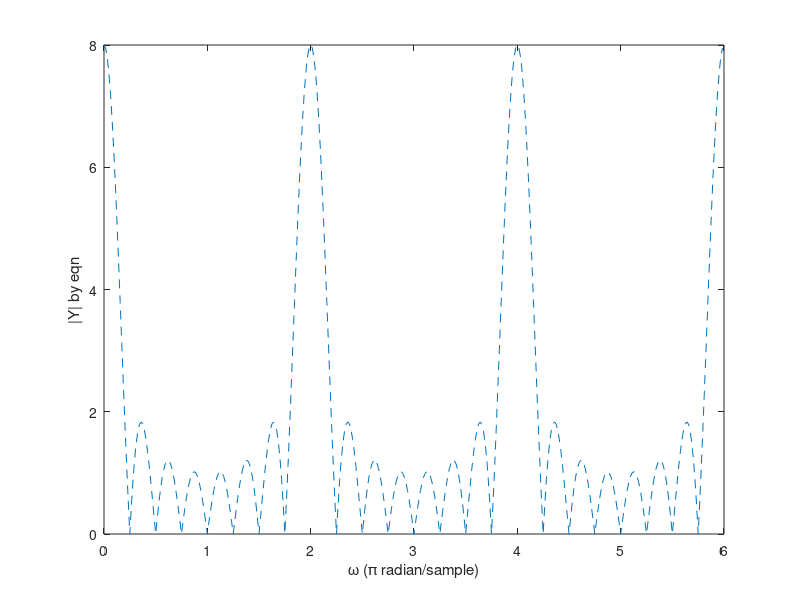

This figure's MATLAB source: (Note: this script raises an error after producing the figure.)
% DTFT of y[n]
w=(0:128*3-1)*2*pi/128; % w from 0 to 6pi (128 points for 2pi)
Y=1+exp(-1i*w)+exp(-1i*2*w)+exp(-1i*3*w)+exp(-1i*4*w)+exp(-1i*5*w)+exp(-1i*6*w)+exp(-1i*7*w); % DTFT
YDTFT=abs(Y);
plot(w/pi, YDTFT, '--');
ylabel('|Y| by eqn');
xlabel('\omega (\pi radian/sample)'); 

hold on;
y = ones(1,8);
Y1 = fft(y); % Compute its 8-point DFT
Y1DFT=abs(Y1);
plot((0:7)*2/8, Y1DFT,'rO');
xlabel('\omega (\pi radian/sample)');
ylabel('|Y1-DFT| / |YDTFT|');
legend('YDTFT','Y1DFT','Location','North'); 